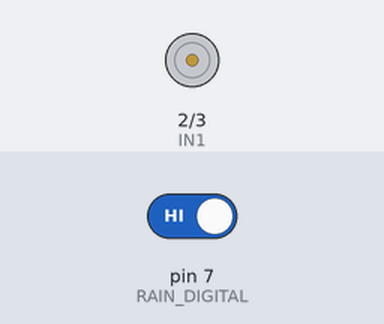
Bench run of a sketch on a simulated Arduino Uno, built with avr-gcc and run on an emulated ATmega328P. On the bench: motor-driver pin pairs drawn as motors (green arrow = first pin HIGH = forward, orange = second pin HIGH = backward, longer = more drive). The test bench sets the inputs (shaded band); at power-on: pin 7 (RAIN_DIGITAL) HIGH.

Above: at 1.2 s.
1.3 s: pin 7 (RAIN_DIGITAL) driven LOW
At 2.4 s:
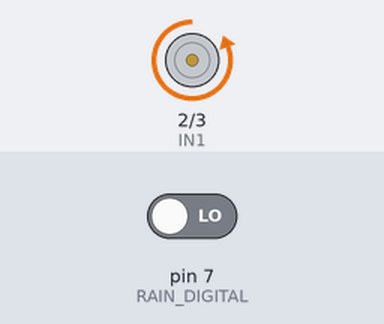
4.3 s: pin 7 (RAIN_DIGITAL) driven HIGH
At 4.7 s:
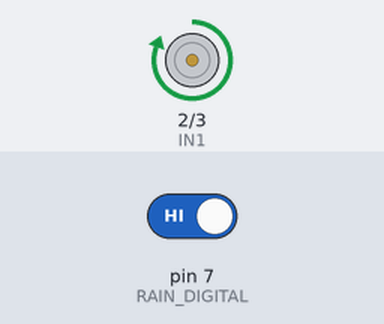
Timing chart, 0 to 8.0 s (numbered marks = the images above; inputs shaded):
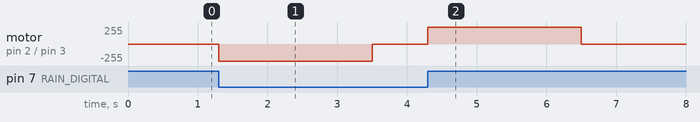

Measured:
- after the input at 1.3 s, motor on pin 2 (IN1) / pin 3 (IN2): stopped → backward 255/255 at once, → stopped 2.2 s later
- after the input at 4.3 s, motor on pin 2 (IN1) / pin 3 (IN2): stopped → forward 255/255 at once, → stopped 2.2 s later

The sketch:

MotorRain.ino
```cpp
//#define DEBUG

#define IN1 2
#define IN2 3
#define RAIN_DIGITAL 7            // RainSensor

unsigned long pre = 0;
bool isRain = false; // false가 Norain, true가 rain
int rainControl = 0;
void WindowControl(char *order);
#ifdef DEBUG
const int rainLed = 4;
const int sunnyLed = 5;
#endif

void setup() {
  pinMode(IN1,OUTPUT);            // MotorDriver
  pinMode(IN2,OUTPUT);
  pinMode(RAIN_DIGITAL,INPUT);
  #ifdef DEBUG
  Serial.begin(9600);
  pinMode(rainLed,OUTPUT);
  pinMode(sunnyLed,OUTPUT);
  #endif
}

void loop() {
  rainControl = digitalRead(RAIN_DIGITAL);  // rainControl 맑을때 1, 비올때 0
  if(rainControl == isRain){
    pre = millis();
    if(isRain == true){
      #ifdef DEBUG
      digitalWrite(rainLed,HIGH);
      digitalWrite(sunnyLed,LOW);
      #endif
      isRain = false;
      while(millis()-pre<=2200)
        WindowControl("open");
    }
    else if(isRain == false){
      #ifdef DEBUG
      digitalWrite(rainLed,LOW);
      digitalWrite(sunnyLed,HIGH);
      #endif
      isRain = true;
      while(millis()-pre<=2200)
        WindowControl("close");
    }
    WindowControl("stop");
  }
  #ifdef DEBUG
  digitalWrite(rainLed,LOW);
  digitalWrite(sunnyLed,LOW);
  #endif
}

void WindowControl(char *order){  // 문 여닫는거
  if(order=="open"){
    digitalWrite(IN1,1);
    digitalWrite(IN2,0);
  }
  else if(order=="close"){
    digitalWrite(IN1,0);
    digitalWrite(IN2,1);
  }
  else if(order=="stop"){
    digitalWrite(IN1,0);
    digitalWrite(IN2,0);
  }
}
```
